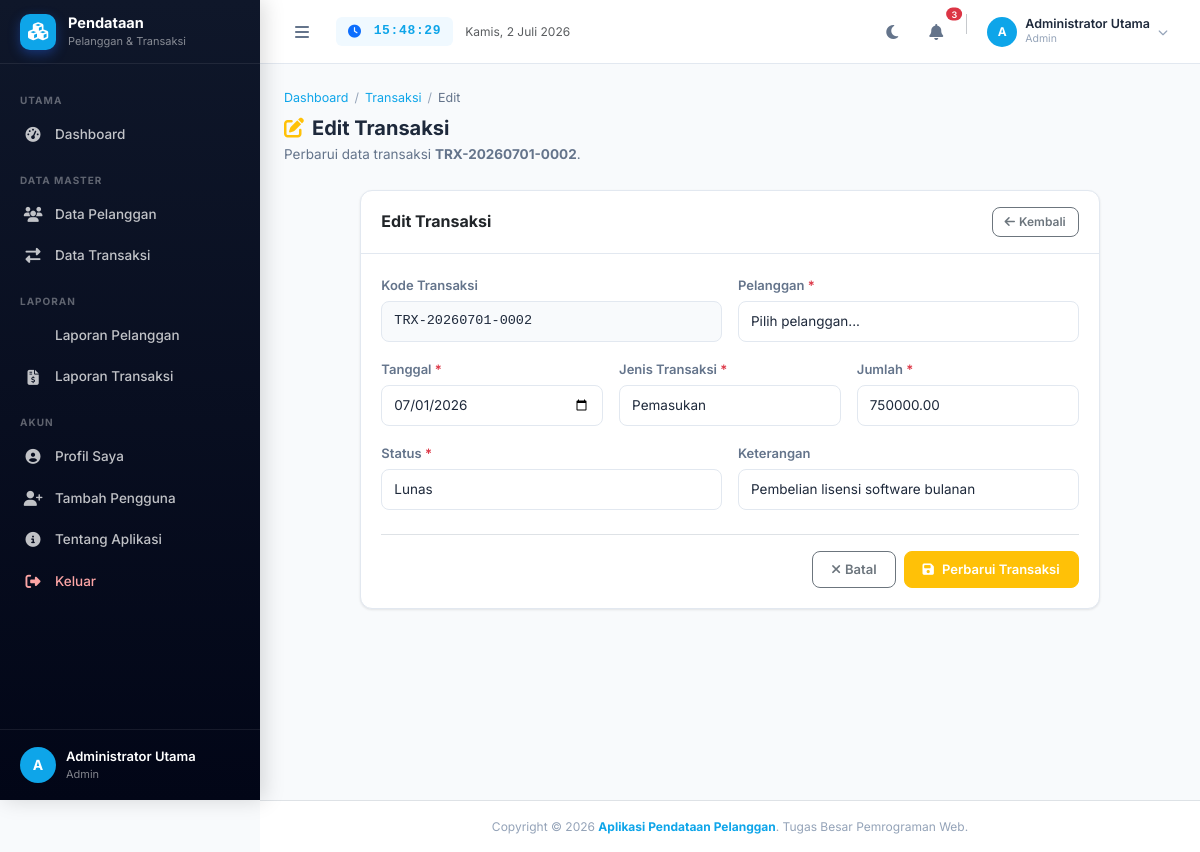
The app's page /transaksi/edit.php?id=2 (signed in) with its own data.
### tables this page shows
CREATE TABLE IF NOT EXISTS `transaksi` (
  `id_transaksi`   INT(11)      NOT NULL AUTO_INCREMENT,
  `kode_transaksi` VARCHAR(20)  NOT NULL,
  `id_pelanggan`   INT(11)      NOT NULL,
  `tanggal`        DATE         NOT NULL,
  `jenis_transaksi` ENUM('Pemasukan','Pengeluaran') NOT NULL,
  `jumlah`         DECIMAL(15,2) NOT NULL DEFAULT 0.00,
  `keterangan`     TEXT         DEFAULT NULL,
  `status`         ENUM('Lunas','Pending','Dibatalkan') NOT NULL DEFAULT 'Lunas',
  `created_at`     TIMESTAMP    NOT NULL DEFAULT CURRENT_TIMESTAMP,
  PRIMARY KEY (`id_transaksi`),
  UNIQUE KEY `uk_kode_transaksi` (`kode_transaksi`),
  CONSTRAINT `fk_transaksi_pelanggan`
    FOREIGN KEY (`id_pelanggan`)
    REFERENCES `pelanggan` (`id_pelanggan`)
    ON DELETE CASCADE ON UPDATE CASCADE
);

### config/koneksi.php (called while the page is built, shortened)
<?php
function e(string $str): string {
    return htmlspecialchars($str, ENT_QUOTES | ENT_HTML5, 'UTF-8');
}

### transaksi/edit.php (the view, shortened to what this page needs)
<?php
require_once '../config/koneksi.php';
$id = (int)($_GET['id'] ?? 0);
$sql = "SELECT t.*, p.nama AS nama_pelanggan FROM transaksi t
        JOIN pelanggan p ON t.id_pelanggan=p.id_pelanggan
        WHERE t.id_transaksi = ? LIMIT 1";
$stmt = mysqli_prepare($koneksi, $sql);
mysqli_stmt_bind_param($stmt, 'i', $id);
mysqli_stmt_execute($stmt);
$data = mysqli_fetch_assoc(mysqli_stmt_get_result($stmt));
require_once '../includes/header.php';
?>
<div class="d-flex" id="app-layout">
<?php require_once '../includes/sidebar.php'; ?>
    <div id="main-wrapper">
        <?php require_once '../includes/navbar.php'; ?>
        <main>
        <div class="content-wrapper">
            <div class="page-header">
                <nav class="breadcrumb-custom mb-2">
                    <a href="../dashboard.php">Dashboard</a><span class="sep">/</span>
                    <a href="index.php">Transaksi</a><span class="sep">/</span>
                    <span class="current">Edit</span>
                </nav>
                <h4><i class="fas fa-edit text-warning me-2"></i>Edit Transaksi</h4>
                <p>Perbarui data transaksi <strong><?= e($data['kode_transaksi']); ?></strong>.</p>
            </div>
            <div class="row justify-content-center">
                <div class="col-12 col-xl-10">
                    <div class="card">
                        <div class="card-header d-flex justify-content-between align-items-center">
                            <div>
                                <h6 class="mb-0 fw-bold">Edit Transaksi</h6>
                            </div>
                            <a href="index.php" class="btn btn-sm btn-outline-secondary">
                                <i class="fas fa-arrow-left me-1"></i>Kembali
                            </a>
                        </div>
                        <div class="card-body">
                            <form action="edit.php?id=<?= $id; ?>" method="POST" class="needs-validation" novalidate>
                                <div class="row g-3">
                                    <div class="col-md-6">
                                        <label class="form-label">Kode Transaksi</label>
                                        <input type="text" class="form-control font-monospace" readonly
                                               value="<?= e($data['kode_transaksi']); ?>" style="background:var(--bg-body);">
                                    </div>
                                    <div class="col-md-6">
                                        <label class="form-label">Pelanggan <span class="text-danger">*</span></label>
                                        <select name="id_pelanggan" class="form-select" required>
                                            <option value="">Pilih pelanggan...</option>
                                        </select>
                                    </div>
                                    <div class="col-md-4">
                                        <label class="form-label">Tanggal <span class="text-danger">*</span></label>
                                        <input type="date" name="tanggal" class="form-control"
                                               value="<?= e($_POST['tanggal'] ?? $data['tanggal']); ?>" required>
                                    </div>
                                    <div class="col-md-4">
                                        <label class="form-label">Jenis Transaksi <span class="text-danger">*</span></label>
                                        <select name="jenis_transaksi" class="form-select" required>
                                            <option value="Pemasukan" <?= ($_POST['jenis_transaksi'] ?? $data['jenis_transaksi']) === 'Pemasukan' ? 'selected' : ''; ?>>Pemasukan</option>
                                        </select>
                                    </div>
                                    <div class="col-md-4">
                                        <label class="form-label">Jumlah <span class="text-danger">*</span></label>
                                        <input type="number" name="jumlah" class="form-control" step="0.01" min="0.01"
                                               value="<?= e($_POST['jumlah'] ?? $data['jumlah']); ?>" required>
                                    </div>
                                    <div class="col-md-6">
                                        <label class="form-label">Status <span class="text-danger">*</span></label>
                                        <select name="status" class="form-select" required>
                                            <option value="Lunas" <?= ($_POST['status'] ?? $data['status']) === 'Lunas' ? 'selected' : ''; ?>>Lunas</option>
                                        </select>
                                    </div>
                                    <div class="col-md-6">
                                        <label class="form-label">Keterangan</label>
                                        <input type="text" name="keterangan" class="form-control"
                                               value="<?= e($_POST['keterangan'] ?? $data['keterangan']); ?>">
                                    </div>
                                </div>
                                <div class="d-flex justify-content-end gap-2 mt-4 border-top pt-3">
                                    <a href="index.php" class="btn btn-outline-secondary"><i class="fas fa-times me-1"></i>Batal</a>
                                    <button type="submit" class="btn btn-warning text-white"><i class="fas fa-save me-2"></i>Perbarui Transaksi</button>
                                </div>
                            </form>
                        </div>
                    </div>
                </div>
            </div>
        </div>
        </main>
    </div>
</div>
<?php require_once '../includes/footer.php';

### assets/css/style.css (style rules this page uses)
:root { --primary: #0ea5e9; --primary-dark: #0284c7; --primary-light: #f0f9ff; --secondary: #64748B; --success: #10b981; --danger: #f43f5e; --warning: #f59e0b; --info: #06b6d4; --sidebar-width: 260px; --sidebar-mini: 72px; --navbar-height: 64px; --bg-body: #F8FAFC; --bg-card: #FFFFFF; --bg-sidebar: #0f172a; --bg-sidebar-dark: #020617; --bg-sidebar-hover: rgba(255,255,255,0.08); --bg-sidebar-active:rgba(255,255,255,0.14); --bg-navbar: #FFFFFF; --text-primary: #1E293B; --text-secondary: #64748B; --text-muted: #94A3B8; --text-sidebar: rgba(255,255,255,0.75); --text-sidebar-act: #FFFFFF; --border-color: #E2E8F0; --border-radius: 12px; --border-radius-sm: 8px; --shadow-sm: 0 1px 3px rgba(0,0,0,.06), 0 1px 2px rgba(0,0,0,.04); --shadow-md: 0 4px 16px rgba(0,0,0,.07), 0 2px 6px rgba(0,0,0,.05); --shadow-lg: 0 10px 30px rgba(0,0,0,.10), 0 4px 10px rgba(0,0,0,.06); --transition: all .25s cubic-bezier(.4,0,.2,1); }
*, *::before, *::after { box-sizing: border-box; margin: 0; padding: 0; }
html { scroll-behavior: smooth; }
body { font-family: 'Inter', system-ui, sans-serif; font-size: 14px; line-height: 1.6; background-color: var(--bg-body); color: var(--text-primary); transition: background-color .3s ease, color .3s ease; overflow-x: hidden; }
a { color: var(--primary); text-decoration: none; transition: var(--transition); }
#main-wrapper { margin-left: var(--sidebar-width); min-height: 100vh; display: flex; flex-direction: column; transition: margin-left .25s cubic-bezier(.4,0,.2,1); }
.content-wrapper { flex: 1; padding: 24px; }
.page-header { margin-bottom: 24px; }
.page-header h4 { font-size: 20px; font-weight: 700; color: var(--text-primary); margin: 0; }
.page-header p { color: var(--text-secondary); font-size: 13.5px; margin: 4px 0 0; }
.breadcrumb-custom { display: flex; align-items: center; gap: 6px; font-size: 12.5px; }
.breadcrumb-custom a { color: var(--primary); }
.breadcrumb-custom .sep { color: var(--text-muted); }
.breadcrumb-custom .current { color: var(--text-secondary); }
.card { background: var(--bg-card); border: 1px solid var(--border-color); border-radius: var(--border-radius); box-shadow: var(--shadow-sm); transition: transform 0.3s cubic-bezier(0.4, 0, 0.2, 1), box-shadow 0.3s cubic-bezier(0.4, 0, 0.2, 1); overflow: hidden; }
.card-header { background: transparent; border-bottom: 1px solid var(--border-color); padding: 16px 20px; display: flex; align-items: center; justify-content: space-between; }
.card-body { padding: 20px; }
.form-label { font-size: 13px; font-weight: 600; color: var(--text-secondary); margin-bottom: 6px; }
.form-control, .form-select { font-size: 13.5px; border-radius: var(--border-radius-sm); border: 1.5px solid var(--border-color); background: var(--bg-card); color: var(--text-primary); padding: 9px 12px; transition: var(--transition); }
.form-control::placeholder { color: var(--text-muted); }
.btn { font-size: 13px; font-weight: 600; border-radius: var(--border-radius-sm); padding: 8px 18px; transition: var(--transition); border-width: 1.5px; }
.btn-sm { padding: 5px 12px; font-size: 12px; }

### records on screen
transaksi: kode_transaksi "TRX-20260701-0002", tanggal "07/01/2026", jenis_transaksi "Pemasukan", jumlah "750000.00", status "Lunas", keterangan "Pembelian lisensi software bulanan"

### other values on screen
$inisial "A"
$nama_user "Administrator Utama"
$role_user "Admin"
mb_substr($_SESSION['nama'] ?? 'U', 0, 1) "A"
$_SESSION['nama'] "Administrator Utama"
$_SESSION['role'] "Admin"
